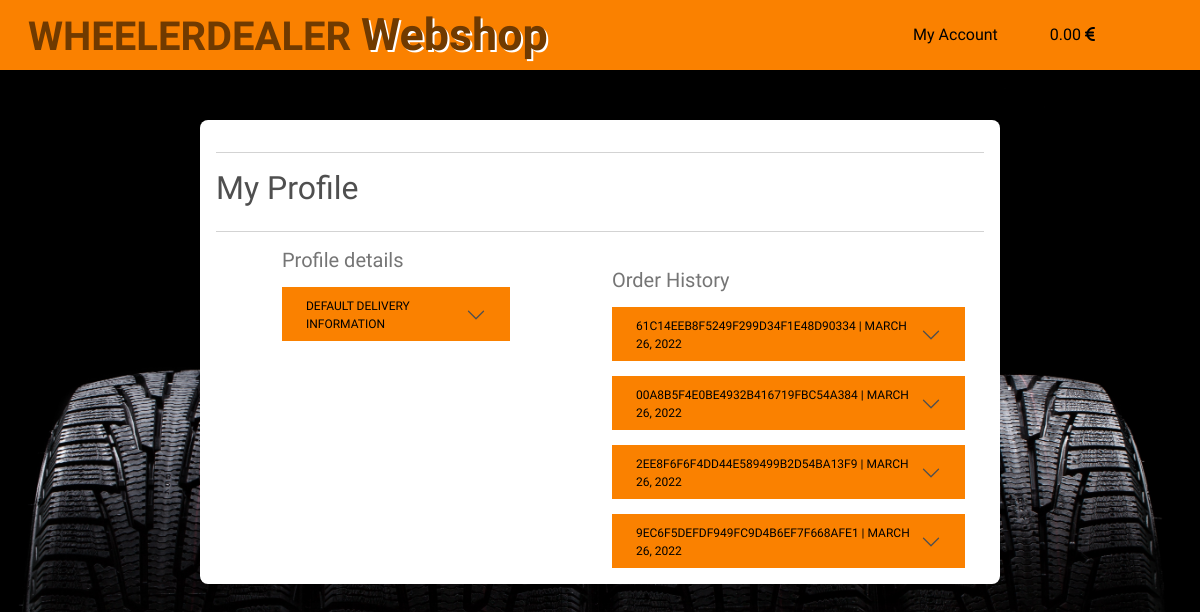
Before: /profiles/ (signed in) with the older database file.
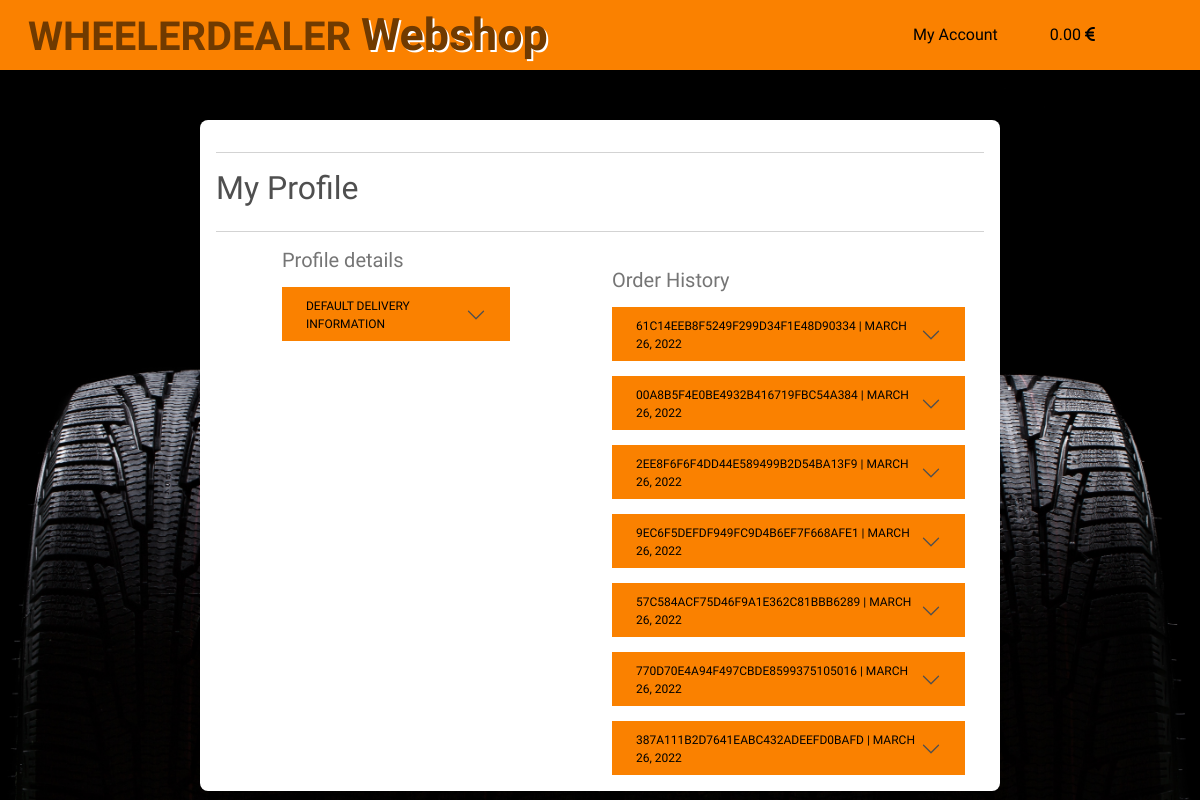
After: the same page with the newer database file.
### checkout/models.py (models this page shows, shortened)
class Order(models.Model):
    order_number = models.CharField(max_length=32, null=False, editable=False)
    user_profile = models.ForeignKey(UserProfile, on_delete=models.SET_NULL,
                                     null=True, blank=True,
                                     related_name='orders')
    full_name = models.CharField(max_length=50, null=False, blank=False)
    email = models.EmailField(max_length=254, null=False, blank=False)
    phone_number = models.CharField(max_length=20, null=False, blank=False)
    country = CountryField(blank_label='Country *', null=False, blank=False)
    postcode = models.CharField(max_length=20, null=True, blank=True)
    town_or_city = models.CharField(max_length=40, null=False, blank=False)
    street_address1 = models.CharField(max_length=80, null=False, blank=False)
    street_address2 = models.CharField(max_length=80, null=True, blank=True)
    county = models.CharField(max_length=80, null=True, blank=True)
    date = models.DateTimeField(auto_now_add=True)
    order_total = models.DecimalField(max_digits=10, decimal_places=2, null=False, default=0)
    original_cart = models.TextField(null=False, blank=False, default="")
    stripe_pid = models.CharField(max_length=254, null=False, blank=False, default="")

### profiles/views.py (the view)
# urls.py: path('', views.profile, name='profile'),
@login_required
def profile(request):
    profile = get_object_or_404(UserProfile, user=request.user)
    if request.method == 'POST':
        form = UserProfileForm(request.POST, instance=profile)
        if form.is_valid():
            form.save()
            messages.success(request, 'Profile updated successfully')
        else:
            messages.error(request, 'Failed to update Yout profile. Please ensure the form is valid.')
    else:
        form = UserProfileForm(instance=profile)
    orders = profile.orders.all()
    template = 'profiles/profile.html'
    context = {
        'form': form,
        'orders': orders,
        'on_profile_page': True
    }
    return render(request, template, context)

### cart/contexts.py (called while the page is built, shortened)
def cart_content(request):
    cart_items = []
    order_total = 0
    product_count = 0
    total_product_count = 0
    delivery = order_total * 0.20
    cart = request.session.get('cart', {})
    context = {
        'cart_items': cart_items,
        'product_count': product_count,
        'order_total': order_total,
        'total_product_count': total_product_count,
        'delivery': delivery,
    }
    return context

### profiles/templates/profiles/profile.html (shortened to what this page needs)
{% extends "base.html" %}
{% load static %}
{% block extra_css %}
    <link rel="stylesheet" href="{% static 'css/sidebar.css' %}">
    <link rel="stylesheet" href="{% static 'css/topnav.css' %}">
    <link rel="stylesheet" href="{% static 'css/products.css' %}">
    <link rel="stylesheet" href="{% static 'css/cart.css' %}">
    <link rel="stylesheet" href="{% static 'css/checkout.css' %}">
    <link rel="stylesheet" href="{% static 'css/profile.css' %}">
{% endblock %}
{% block page_header %}
    <div class="container header-container">
    </div>
{% endblock %}
{% block content %}
<div class="col-sm-12 col-lg-10 offset-lg-1 col-xl-8 offset-xl-2 mt-2">
    <div class="card product-card-details mb-3 mt-3 pt-3 pb-3 px-3">
        <div class="row">
            <div class="col">
                <hr>
                <h2 class="logo-font mb-4">My Profile</h2>
                <hr>
            </div>
        </div>
        <div class="row">
            <div class="col-12 col-lg-10 offset-lg-1 col-xl-4 offset-xl-1" id="update-delivery-info">
                <h5 class="text-muted">Profile details</h5>
                <div class="accordion-item">
                    <p class="text-muted accordion-header" id="delivery-info">
                        <button
                            class="accordion-button btn rounded-0 collapsed"
                            type="button"
                            data-mdb-toggle="collapse"
                            data-mdb-target="#default-delivery-form"
                            aria-expanded="true"
                            aria-controls="default-delivery-form"
                            >
                            Default Delivery Information
                        </button>
                    </p>
                </div>
            </div>
            <div class="col-12 col-lg-10 offset-lg-1 col-xl-6 accordion" id="order-history-section">
                <h5 class="text-muted">Order History</h5>
                {% if orders %}
                    {% for order in orders %}
                    <div class="accordion-item">
                        <p class="text-muted accordion-header" id="number-{{ order.order_number|lower }}">
                            <button
                                class="accordion-button btn rounded-0 collapsed"
                                type="button"
                                data-mdb-toggle="collapse"
                                data-mdb-target="#details-{{ order.order_number|lower }}"
                                aria-expanded="false"
                                aria-controls="details-{{ order.order_number|lower }}"
                                >
                                {{ order.order_number }} | {{ order.date|date }}
                            </button>
                        </p>
                    </div>
                    {% endfor %}
                {% else %}
                    <a href="{% url 'products' %}"
                        class="btn bg-orange w-95 rounded-0">
                        You don't have any previous orders! <br>
                        Explore our offer and make one now!</a>
                {% endif %}
            </div>
        </div>
    </div>
</div>
{% endblock %}

Changed rows visible on the page:
added Order: order_number "57C584ACF75D46F9A1E362C81BBB6289", date "MARCH 26, 2022"
added Order: order_number "770D70E4A94F497CBDE8599375105016", date "MARCH 26, 2022"
added Order: order_number "387A111B2D7641EABC432ADEEFD0BAFD", date "MARCH 26, 2022"
